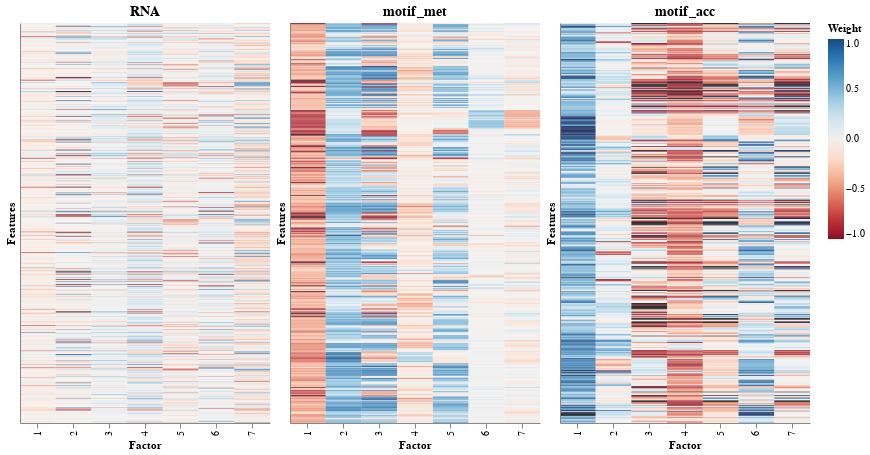

Write notebook code for a chart like this one.
### Code cell
plot_all_weights(model)

### Figure 1 — Vega specification as saved in the notebook (floating-point values rounded to 4 significant figures; data arrays with more than 128 entries replaced by an {"elided": "..."} marker saying what was removed)
{"$schema": "https://vega.github.io/schema/vega/v5.json", "data": [{"name": "source_0", "values": {"elided": "6209 records"}}, {"name": "source_1", "values": {"elided": "3500 records"}}, {"name": "source_2", "values": {"elided": "3500 records"}}, {"name": "source_0_concat_0_x_domain_Factor", "values": [{"Factor": 1}, {"Factor": 2}, {"Factor": 3}, {"Factor": 4}, {"Factor": 5}, {"Factor": 6}, {"Factor": 7}]}, {"name": "source_0_concat_0_y_domain_Feature", "values": {"elided": "887 records"}}, {"name": "source_1_concat_1_x_domain_Factor", "values": [{"Factor": 1}, {"Factor": 2}, {"Factor": 3}, {"Factor": 4}, {"Factor": 5}, {"Factor": 6}, {"Factor": 7}]}, {"name": "source_1_concat_1_y_domain_Feature", "values": {"elided": "500 records"}}, {"name": "source_2_concat_2_x_domain_Factor", "values": [{"Factor": 1}, {"Factor": 2}, {"Factor": 3}, {"Factor": 4}, {"Factor": 5}, {"Factor": 6}, {"Factor": 7}]}, {"name": "source_2_concat_2_y_domain_Feature", "values": {"elided": "500 records"}}], "signals": [{"name": "childWidth", "value": 250}], "marks": [{"type": "group", "name": "concat_0_group", "encode": {"update": {"height": {"signal": "height"}, "width": {"signal": "childWidth"}}}, "marks": [{"type": "rect", "name": "concat_0_marks", "from": {"data": "source_0"}, "encode": {"update": {"height": {"signal": "max(0.25, bandwidth('concat_0_y'))"}, "width": {"signal": "max(0.25, bandwidth('concat_0_x'))"}, "y": {"field": "Feature", "scale": "concat_0_y"}, "x": {"field": "Factor", "scale": "concat_0_x"}, "fill": {"field": "Weight", "scale": "color"}, "tooltip": {"signal": "{\"Feature\": format(datum[\"Feature\"], \"\"), \"Factor\": format(datum[\"Factor\"], \"\"), \"Weight\": format(datum[\"Weight\"], \"\")}"}}}, "style": ["rect"]}], "axes": [{"scale": "concat_0_x", "orient": "bottom", "grid": false, "labelAlign": "right", "labelAngle": 270, "labelBaseline": "middle", "zindex": 1, "title": "Factor"}, {"scale": "concat_0_y", "title": "Features", "ticks": false, "orient": "left", "zindex": 1, "labels": false, "grid": false}], "title": {"text": "RNA", "frame": "group"}, "style": "cell"}, {"type": "group", "name": "concat_1_group", "encode": {"update": {"height": {"signal": "height"}, "width": {"signal": "childWidth"}}}, "marks": [{"type": "rect", "name": "concat_1_marks", "from": {"data": "source_1"}, "encode": {"update": {"y": {"field": "Feature", "scale": "concat_1_y"}, "width": {"signal": "max(0.25, bandwidth('concat_1_x'))"}, "fill": {"field": "Weight", "scale": "color"}, "height": {"signal": "max(0.25, bandwidth('concat_1_y'))"}, "x": {"field": "Factor", "scale": "concat_1_x"}, "tooltip": {"signal": "{\"Feature\": format(datum[\"Feature\"], \"\"), \"Factor\": format(datum[\"Factor\"], \"\"), \"Weight\": format(datum[\"Weight\"], \"\")}"}}}, "style": ["rect"]}], "axes": [{"scale": "concat_1_x", "orient": "bottom", "grid": false, "title": "Factor", "labelBaseline": "middle", "labelAlign": "right", "labelAngle": 270, "zindex": 1}, {"scale": "concat_1_y", "grid": false, "orient": "left", "title": "Features", "zindex": 1, "labels": false, "ticks": false}], "title": {"text": "motif_met", "frame": "group"}, "style": "cell"}, {"type": "group", "name": "concat_2_group", "encode": {"update": {"width": {"signal": "childWidth"}, "height": {"signal": "height"}}}, "marks": [{"type": "rect", "name": "concat_2_marks", "from": {"data": "source_2"}, "encode": {"update": {"x": {"field": "Factor", "scale": "concat_2_x"}, "width": {"signal": "max(0.25, bandwidth('concat_2_x'))"}, "y": {"field": "Feature", "scale": "concat_2_y"}, "height": {"signal": "max(0.25, bandwidth('concat_2_y'))"}, "tooltip": {"signal": "{\"Feature\": format(datum[\"Feature\"], \"\"), \"Factor\": format(datum[\"Factor\"], \"\"), \"Weight\": format(datum[\"Weight\"], \"\")}"}, "fill": {"field": "Weight", "scale": "color"}}}, "style": ["rect"]}], "axes": [{"scale": "concat_2_x", "grid": false, "labelBaseline": "middle", "orient": "bottom", "labelAlign": "right", "zindex": 1, "title": "Factor", "labelAngle": 270}, {"scale": "concat_2_y", "orient": "left", "labels": false, "ticks": false, "grid": false, "zindex": 1, "title": "Features"}], "title": {"text": "motif_acc", "frame": "group"}, "style": "cell"}], "scales": [{"name": "color", "type": "linear", "domain": [-1, 1], "range": {"scheme": "redblue"}, "zero": true, "interpolate": "hcl"}, {"name": "concat_0_x", "type": "band", "domain": {"data": "source_0_concat_0_x_domain_Factor", "field": "Factor", "sort": true}, "range": [0, {"signal": "childWidth"}], "paddingOuter": 0, "paddingInner": 0}, {"name": "concat_0_y", "type": "band", "domain": {"data": "source_0_concat_0_y_domain_Feature", "field": "Feature", "sort": true}, "range": [0, {"signal": "height"}], "paddingInner": 0, "paddingOuter": 0}, {"name": "concat_1_x", "type": "band", "domain": {"data": "source_1_concat_1_x_domain_Factor", "field": "Factor", "sort": true}, "range": [0, {"signal": "childWidth"}], "paddingInner": 0, "paddingOuter": 0}, {"name": "concat_1_y", "type": "band", "domain": {"data": "source_1_concat_1_y_domain_Feature", "field": "Feature", "sort": true}, "range": [0, {"signal": "height"}], "paddingOuter": 0, "paddingInner": 0}, {"name": "concat_2_x", "type": "band", "domain": {"data": "source_2_concat_2_x_domain_Factor", "field": "Factor", "sort": true}, "range": [0, {"signal": "childWidth"}], "paddingInner": 0, "paddingOuter": 0}, {"name": "concat_2_y", "type": "band", "domain": {"data": "source_2_concat_2_y_domain_Feature", "field": "Feature", "sort": true}, "range": [0, {"signal": "height"}], "paddingOuter": 0, "paddingInner": 0}], "height": 400, "layout": {"padding": 5, "bounds": "full", "align": "each"}, "padding": 5, "background": "white", "legends": [{"fill": "color", "gradientLength": {"signal": "clamp(height, 64, 200)"}, "title": "Weight"}], "config": {"style": {"cell": {"strokeWidth": 0}, "group-title": {"fontSize": 14}}}}
